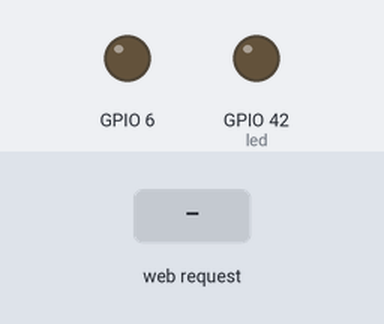
The sketch below on a simulated ESP32-S3. Parts: output pins drawn as LEDs (lit = HIGH). The inputs (shaded band) are chosen by the test bench. WiFi joins after 1.5 s; servers stay silent unless stated; what the sketch prints to the serial monitor is not drawn.

Above: at 2.7 s.
2.8 s: HTTP request GET /naruto received
At 3.6 s:
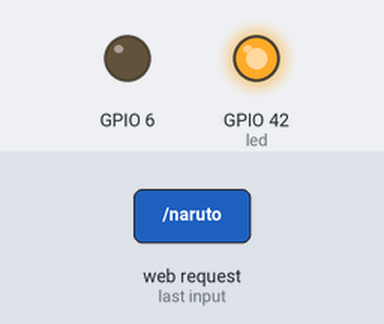
4.3 s: HTTP request GET / received
At 4.8 s:
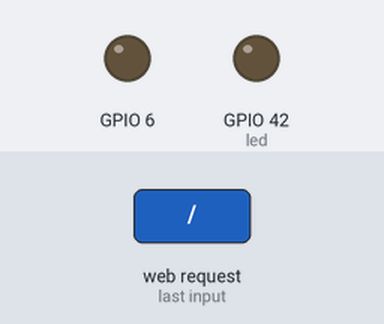
Timing chart, 0 to 7.3 s (numbered marks = the images above; inputs shaded):
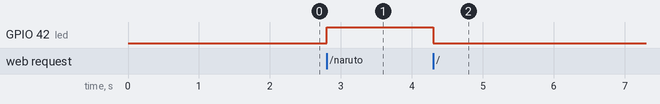

The sketch:

wifi_sta.ino
```cpp
#include <WiFi.h>
#include <WiFiClient.h>
#include <WebServer.h>
#include <ESPmDNS.h>

const char* ssid = "ABC";
const char* password = "1357986420";

WebServer server(80);

const int led = 42;
void handleRoot() {
  digitalWrite(led, 1);
  server.send(200, "text/text", "Hello");
  digitalWrite(led, 0);
}

void handleNotFound() {
  digitalWrite(led, 1);
  String message = "File Not Found\n\n";
  message += "URI: ";
  message += server.uri();
  message += "\nMethod: ";
  message += (server.method() == HTTP_GET) ? "GET" : "POST";
  message += "\nArguments: ";
  message += server.args();
  message += "\n";
  for (uint8_t i = 0; i < server.args(); i++) {
    message += " " + server.argName(i) + ": " + server.arg(i) + "\n";
  }
  server.send(404, "text/plain", message);
  digitalWrite(led, 0);
}

void setup(void) {
  pinMode(led, OUTPUT);
  pinMode(6, OUTPUT);
  digitalWrite(led, 0);
  Serial.begin(115200);
  WiFi.mode(WIFI_STA);
  WiFi.begin(ssid, password);
  Serial.println("");

  // Wait for connection
  while (WiFi.status() != WL_CONNECTED) {
    delay(500);
    Serial.print(".");
  }
  Serial.println("");
  Serial.print("Connected to ");
  Serial.println(ssid);
  Serial.print("IP address: ");
  Serial.println(WiFi.localIP());

  if (MDNS.begin("esp32")) {
    Serial.println("MDNS responder started");
  }

  server.on("/", handleRoot);

  server.on("/naruto", []() {
    server.send(200, "text/plain", "RASENGAN");
    digitalWrite(led, HIGH);
  });

  server.onNotFound(handleNotFound);

  server.begin();
  Serial.println("HTTP server started");
}

void loop(void) {
  server.handleClient();
  delay(2); //allow the cpu to switch to other tasks
}
```

Measured:
- after the input at 2.8 s, GPIO 42 (led): LOW → HIGH at once
- after the input at 4.3 s, GPIO 42 (led): HIGH → LOW at once
